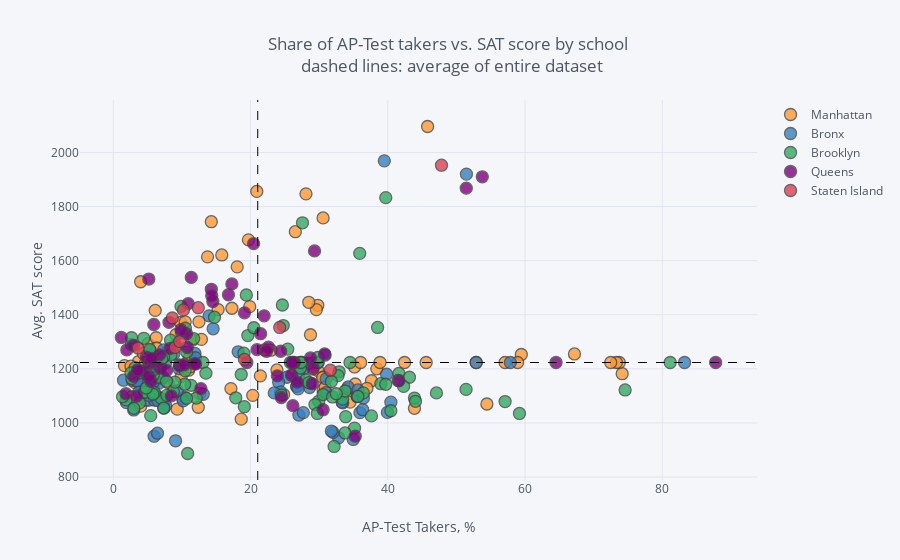

Source (notebook cell):
### Code cell
with warnings.catch_warnings(): # to catch FutureWarning about np.module being used in pandas
    warnings.filterwarnings("ignore",category=FutureWarning)
    combined.iplot(
        x='ap_per',
        y='sat_score',
        categories='boro',
        text="SCHOOL NAME",
        vline= {"x":combined["ap_per"].mean(),
                "color":"#000000",
                "dash": "dash"
               },
        hline={"y":combined["sat_score"].mean(),
               "color":"#000000",
               "dash": "dash"
              },
        xTitle='AP-Test Takers, %',
        yTitle='Avg. SAT score',
        title='Share of AP-Test takers vs. SAT score by school <br> dashed lines: average of entire dataset'
    )

### Figure 1 — Plotly figure (JSON) as saved in the notebook; plotly's stock layout.template omitted (floating-point values rounded to 4 significant figures)
{"data": [{"marker": {"color": "rgba(255, 153, 51, 1.0)", "line": {"width": 1.3}, "opacity": 0.8, "size": 12, "symbol": "circle"}, "mode": "markers", "name": "Manhattan", "text": ["HENRY STREET SCHOOL FOR INTERNATIONAL STUDIES", "UNIVERSITY NEIGHBORHOOD HIGH SCHOOL", "EAST SIDE COMMUNITY SCHOOL", "MARTA VALLE HIGH SCHOOL", "NEW EXPLORATIONS INTO SCIENCE, TECHNOLOGY AND MATH HIGH SCHOOL", "BARD HIGH SCHOOL EARLY COLLEGE", "47 THE AMERICAN SIGN LANGUAGE AND ENGLISH SECONDARY SCHOOL", "FOOD AND FINANCE HIGH SCHOOL", "ESSEX STREET ACADEMY", "HIGH SCHOOL OF HOSPITALITY MANAGEMENT", "PACE HIGH SCHOOL", "URBAN ASSEMBLY SCHOOL OF DESIGN AND CONSTRUCTION, THE", "FACING HISTORY SCHOOL, THE", "URBAN ASSEMBLY ACADEMY OF GOVERNMENT AND LAW, THE", "LOWER MANHATTAN ARTS ACADEMY", "URBAN ASSEMBLY SCHOOL OF BUSINESS FOR YOUNG WOMEN, THE", "GRAMERCY ARTS HIGH SCHOOL", "NYC ISCHOOL", "MANHATTAN BUSINESS ACADEMY", "BUSINESS OF SPORTS SCHOOL", "THE HIGH SCHOOL FOR LANGUAGE AND DIPLOMACY", "HIGH SCHOOL FOR ENVIRONMENTAL STUDIES", "PROFESSIONAL PERFORMING ARTS HIGH SCHOOL", "BARUCH COLLEGE CAMPUS HIGH SCHOOL", "N.Y.C. LAB SCHOOL FOR COLLABORATIVE STUDIES", "N.Y.C. MUSEUM SCHOOL", "ELEANOR ROOSEVELT HIGH SCHOOL", "MILLENNIUM HIGH SCHOOL", "LANDMARK HIGH SCHOOL", "HIGH SCHOOL FOR HEALTH PROFESSIONS AND HUMAN SERVICES", "LEADERSHIP AND PUBLIC SERVICE HIGH SCHOOL", "MANHATTAN ACADEMY FOR ARTS & LANGUAGE", "HUDSON HIGH SCHOOL OF LEARNING TECHNOLOGIES", "INTERNATIONAL HIGH SCHOOL AT UNION SQUARE", "MANHATTAN VILLAGE ACADEMY", "VANGUARD HIGH SCHOOL", "MANHATTAN INTERNATIONAL HIGH SCHOOL", "STUYVESANT HIGH SCHOOL", "HIGH SCHOOL OF ECONOMICS AND FINANCE", "UNITY CENTER FOR URBAN TECHNOLOGIES", "TALENT UNLIMITED HIGH SCHOOL", "MURRY BERGTRAUM HIGH SCHOOL FOR BUSINESS CAREERS", "JACQUELINE KENNEDY ONASSIS HIGH SCHOOL", "REPERTORY COMPANY HIGH SCHOOL FOR THEATRE ARTS", "MANHATTAN BRIDGES HIGH SCHOOL", "NEW DESIGN HIGH SCHOOL", "HIGH SCHOOL FOR DUAL LANGUAGE AND ASIAN STUDIES", "THE URBAN ASSEMBLY NEW YORK HARBOR SCHOOL", "RICHARD R. GREEN HIGH SCHOOL OF TEACHING", "THE HIGH SCHOOL OF FASHION INDUSTRIES", "HUMANITIES PREPARATORY ACADEMY", "CHELSEA CAREER AND TECHNICAL EDUCATION HIGH SCHOOL", "ART AND DESIGN HIGH SCHOOL", "LIFE SCIENCES SECONDARY SCHOOL", "HIGH SCHOOL FOR ARTS, IMAGINATION AND INQUIRY", "URBAN ASSEMBLY SCHOOL FOR MEDIA STUDIES, THE", "THE URBAN ASSEMBLY SCHOOL FOR GREEN CAREERS", "THE GLOBAL LEARNING COLLABORATIVE", "WADLEIGH SECONDARY SCHOOL FOR THE PERFORMING & VISUAL ARTS", "FRANK MCCOURT HIGH SCHOOL", "BEACON HIGH SCHOOL", "FIORELLO H. LAGUARDIA HIGH SCHOOL OF MUSIC & ART AND PERFORMING ARTS", "HIGH SCHOOL FOR LAW, ADVOCACY AND COMMUNITY JUSTICE", "HIGH SCHOOL OF ARTS AND TECHNOLOGY", "MANHATTAN / HUNTER SCIENCE HIGH SCHOOL", "FREDERICK DOUGLASS ACADEMY II SECONDARY SCHOOL", "COALITION SCHOOL FOR SOCIAL CHANGE", "MANHATTAN CENTER FOR SCIENCE AND MATHEMATICS", "PARK EAST HIGH SCHOOL", "CENTRAL PARK EAST HIGH SCHOOL", "YOUNG WOMEN'S LEADERSHIP SCHOOL", "YOUNG WOMEN'S LEADERSHIP SCHOOL", "HERITAGE SCHOOL, THE", "MOTT HALL HIGH SCHOOL", "COLUMBIA SECONDARY SCHOOL FOR MATH, SCIENCE, AND ENGINEERING", "ACADEMY FOR SOCIAL ACTION: A COLLEGE BOARD SCHOOL", "URBAN ASSEMBLY SCHOOL FOR THE PERFORMING ARTS", "FREDERICK DOUGLASS ACADEMY", "THURGOOD MARSHALL ACADEMY FOR LEARNING AND SOCIAL CHANGE", "HIGH SCHOOL FOR MATHEMATICS, SCIENCE AND ENGINEERING AT CITY COLLEGE", "CITY COLLEGE ACADEMY OF THE ARTS", "COMMUNITY HEALTH ACADEMY OF THE HEIGHTS", "WASHINGTON HEIGHTS EXPEDITIONARY LEARNING SCHOOL", "HIGH SCHOOL FOR EXCELLENCE AND INNOVATION", "HIGH SCHOOL FOR INTERNATIONAL BUSINESS AND FINANCE", "HIGH SCHOOL FOR MEDIA AND COMMUNICATIONS", "HIGH SCHOOL FOR LAW AND PUBLIC SERVICE", "HIGH SCHOOL FOR HEALTH CAREERS AND SCIENCES", "A. PHILIP RANDOLPH CAMPUS HIGH SCHOOL", "GREGORIO LUPERON HIGH SCHOOL FOR SCIENCE AND MATHEMATICS"], "textfont": {"color": "#4D5663"}, "type": "scatter", "x": [30.58, 9.898, 3.177, 35.16, 15.81, 20.91, 74.15, 29.8, 37.62, 30.79, 5.072, 22.97, 9.313, 8.013, 38.4, 34.13, 26.07, 29.8, 38.86, 42.44, 52.88, 15.28, 3.984, 18.06, 19.69, 29.59, 30.57, 13.74, 30.65, 11.54, 11.53, 73.73, 57.09, 73.31, 9.79, 29.06, 3.692, 45.8, 12.48, 54.44, 6.11, 5.692, 11.05, 59.46, 12.38, 30.5, 17.28, 1.628, 10.98, 4.378, 67.2, 11.16, 6.25, 6.974, 30.87, 35.25, 45.59, 36.04, 12.6, 58.92, 14.29, 26.53, 23.85, 6.302, 28.48, 2.663, 5.158, 19.88, 36.97, 29.0, 9.131, 28.74, 43.89, 2.582, 27.22, 4, 34.5, 10.48, 6.379, 28.08, 22.02, 24.81, 21.43, 72.49, 17.14, 6.469, 20.32, 4.713, 12.84, 18.64], "y": [1122, 1172, 1149, 1207, 1621, 1856, 1182, 1194, 1156, 1111, 1293, 1269, 1051, 1148, 1200, 1127, 1176, 1435, 1223.0, 1223.0, 1223.0, 1419, 1522, 1577, 1677, 1419, 1758, 1614, 1170, 1306, 1233, 1223.0, 1223.0, 1223.0, 1372, 1199, 1227, 2096, 1374, 1070, 1416, 1240, 1239, 1253, 1058, 1168, 1424, 1212, 1195, 1257, 1255, 1207, 1315, 1236, 1132, 1144, 1223.0, 1223.0, 1109, 1223.0, 1744, 1707, 1196, 1277, 1446, 1096, 1084, 1430, 1128, 1221, 1326, 1326, 1054, 1210, 1223.0, 1062, 1077, 1374, 1202, 1847, 1270, 1105, 1174, 1223.0, 1127, 1098, 1102, 1224, 1309, 1014]}, {"marker": {"color": "rgba(55, 128, 191, 1.0)", "line": {"width": 1.3}, "opacity": 0.8, "size": 12, "symbol": "circle"}, "mode": "markers", "name": "Bronx", "text": ["SOUTH BRONX PREPARATORY: A COLLEGE BOARD SCHOOL", "INTERNATIONAL COMMUNITY HIGH SCHOOL", "COMMUNITY SCHOOL FOR SOCIAL JUSTICE", "MOTT HAVEN VILLAGE PREPARATORY HIGH SCHOOL", "UNIVERSITY HEIGHTS SECONDARY SCHOOL", "HOSTOSsLINCOLN ACADEMY OF SCIENCE", "FOREIGN LANGUAGE ACADEMY OF GLOBAL STUDIES", "BRONX LEADERSHIP ACADEMY II HIGH SCHOOL", "NEW EXPLORERS HIGH SCHOOL", "URBAN ASSEMBLY SCHOOL FOR CAREERS IN SPORTS", "BRONX ACADEMY OF LETTERS", "ALFRED E. SMITH CAREER AND TECHNICAL EDUCATION HIGH SCHOOL", "HEALTH OPPORTUNITIES HIGH SCHOOL", "BRONX STUDIO SCHOOL FOR WRITERS AND ARTISTS", "WOMEN'S ACADEMY OF EXCELLENCE", "RENAISSANCE HIGH SCHOOL FOR MUSICAL THEATER & TECHNOLOGY", "PABLO NERUDA ACADEMY FOR ARCHITECTURE AND WORLD STUDIES", "MILLENNIUM ART ACADEMY", "HOLCOMBE L. RUCKER SCHOOL OF COMMUNITY RESEARCH", "ANTONIA PANTOJA PREPARATORY ACADEMY, A COLLEGE BOARD SCHOOL", "HERBERT H. LEHMAN HIGH SCHOOL", "BRONX BRIDGES HIGH SCHOOL", "FELISA RINCON DE GAUTIER INSTITUTE FOR LAW AND PUBLIC POLICY, THE", "BANANA KELLY HIGH SCHOOL", "BRONX EXPEDITIONARY LEARNING HIGH SCHOOL", "EAGLE ACADEMY FOR YOUNG MEN", "URBAN ASSEMBLY SCHOOL FOR APPLIED MATH AND SCIENCE, THE", "EXIMIUS COLLEGE PREPARATORY ACADEMY: A COLLEGE BOARD SCHOOL", "MOTT HALL BRONX HIGH SCHOOL", "BRONX CENTER FOR SCIENCE AND MATHEMATICS", "VALIDUS PREPARATORY ACADEMY: AN EXPEDITIONARY LEARNING SCHOOL", "LEADERSHIP INSTITUTE", "MORRIS ACADEMY FOR COLLABORATIVE STUDIES", "BRONX EARLY COLLEGE ACADEMY FOR TEACHING & LEARNING", "DREAMYARD PREPARATORY SCHOOL", "ACADEMY FOR LANGUAGE AND TECHNOLOGY", "BRONX INTERNATIONAL HIGH SCHOOL", "SCHOOL FOR EXCELLENCE", "BRONX HIGH SCHOOL OF BUSINESS", "BRONX HIGH SCHOOL FOR MEDICAL SCIENCE", "BRONX SCHOOL FOR LAW, GOVERNMENT AND JUSTICE", "FREDERICK DOUGLASS ACADEMY III SECONDARY SCHOOL", "BRONX LEADERSHIP ACADEMY HIGH SCHOOL", "HIGH SCHOOL FOR VIOLIN AND DANCE", "RIVERDALE / KINGSBRIDGE ACADEMY (MIDDLE SCHOOL / HIGH SCHOOL 141)", "BRONX ENGINEERING AND TECHNOLOGY ACADEMY", "THEATRE ARTS PRODUCTION COMPANY SCHOOL", "THE MARIE CURIE SCHOOL FOR MEDICINE, NURSING, AND HEALTH PROFESSIONS", "WEST BRONX ACADEMY FOR THE FUTURE", "KINGSBRIDGE INTERNATIONAL HIGH SCHOOL", "BRONX SCHOOL OF LAW AND FINANCE", "INTERNATIONAL SCHOOL FOR LIBERAL ARTS", "INsTECH ACADEMY (M.S. / HIGH SCHOOL 368)", "KNOWLEDGE AND POWER PREPARATORY ACADEMY INTERNATIONAL HIGH SCHOOL (KAPPA)", "HIGH SCHOOL FOR TEACHING AND THE PROFESSIONS", "BELMONT PREPARATORY HIGH SCHOOL", "FORDHAM HIGH SCHOOL FOR THE ARTS", "FORDHAM LEADERSHIP ACADEMY FOR BUSINESS AND TECHNOLOGY", "BRONX HIGH SCHOOL FOR LAW AND COMMUNITY SERVICE", "DEWITT CLINTON HIGH SCHOOL", "CELIA CRUZ BRONX HIGH SCHOOL OF MUSIC, THE", "BRONX HIGH SCHOOL OF SCIENCE", "MARBLE HILL HIGH SCHOOL FOR INTERNATIONAL STUDIES", "BRONX THEATRE HIGH SCHOOL", "DISCOVERY HIGH SCHOOL", "HIGH SCHOOL OF AMERICAN STUDIES AT LEHMAN COLLEGE", "BRONX HEALTH SCIENCES HIGH SCHOOL", "BRONX HIGH SCHOOL FOR WRITING AND COMMUNICATION ARTS", "BRONX LAB SCHOOL", "ACADEMY FOR SCHOLARSHIP AND ENTREPRENEURSHIP: A COLLEGE BOARD SCHOOL", "HIGH SCHOOL OF COMPUTERS AND TECHNOLOGY", "COLLEGIATE INSTITUTE FOR MATH AND SCIENCE", "BRONX ACADEMY OF HEALTH CAREERS", "ASTOR COLLEGIATE ACADEMY", "BRONX HIGH SCHOOL FOR THE VISUAL ARTS", "HARRY S TRUMAN HIGH SCHOOL", "NEW WORLD HIGH SCHOOL", "THE BRONXWOOD PREPARATORY ACADEMY", "PELHAM PREPARATORY ACADEMY", "HIGH SCHOOL FOR CONTEMPORARY ARTS", "BRONX AEROSPACE HIGH SCHOOL", "METROPOLITAN HIGH SCHOOL, THE", "EXPLORATIONS ACADEMY", "BRONX LATIN", "EAST BRONX ACADEMY FOR THE FUTURE", "PEACE AND DIVERSITY ACADEMY", "PAN AMERICAN INTERNATIONAL HIGH SCHOOL AT MONROE", "THE CINEMA SCHOOL", "BRONX CAREER AND COLLEGE PREPARATORY HIGH SCHOOL", "HIGH SCHOOL OF WORLD CULTURES", "FANNIE LOU HAMER FREEDOM HIGH SCHOOL", "WINGS ACADEMY", "MONROE ACADEMY FOR VISUAL ARTS & DESIGN"], "textfont": {"color": "#4D5663"}, "type": "scatter", "x": [10.13, 32.83, 40.45, 35.55, 27.75, 11.9, 4.18, 5.976, 4.7, 27.05, 9.55, 1.491, 10.39, 25.81, 5.541, 4.691, 35.94, 7.056, 6.006, 29.87, 11.97, 83.24, 35.55, 28.61, 36.35, 5.818, 2.64, 25.28, 36.45, 13.96, 1.918, 7.391, 28.67, 26.17, 4.298, 5.952, 32.02, 33.43, 6.484, 28.36, 5.898, 4.887, 5.674, 39.95, 9.948, 24.1, 3.244, 2.778, 3.931, 6.439, 4.976, 9.076, 3.552, 39.82, 13.11, 7.617, 33.34, 9.313, 10.19, 8.8, 7.329, 39.5, 18.2, 7.64, 24.39, 51.46, 34.23, 6.635, 26.77, 3.96, 23.46, 14.55, 26.71, 7.229, 5.383, 5.809, 2.985, 31.02, 9.073, 26.94, 31.02, 7.375, 35.64, 30.87, 5.17, 3.463, 31.78, 57.86, 52.88, 34.97, 27.05, 3.717, 27.69], "y": [1090, 945, 1077, 1097, 1201, 1257, 1186, 1103, 1084, 1181, 1201, 1158, 1095, 1223.0, 1171, 1158, 1038, 1164, 1084, 1223.0, 1241, 1223.0, 1099, 1131, 1049, 1134, 1290, 1169, 1092, 1396, 1075, 1081, 1148, 1223.0, 1138, 951, 965, 1074, 1083, 1221, 1224, 1121, 1166, 1039, 1333, 1150, 1190, 1157, 1158, 962, 1182, 934, 1181, 1180, 1106, 1222, 1077, 1119, 1082, 1255, 1270, 1969, 1263, 1064, 1115, 1920, 1133, 1147, 1135, 1141, 1111, 1348, 1135, 1169, 1268, 1151, 1048, 1112, 1288, 1126, 1163, 1055, 1122, 1251, 1102, 1155, 970, 1223.0, 1223.0, 939, 1029, 1114, 1038]}, {"marker": {"color": "rgba(50, 171, 96, 1.0)", "line": {"width": 1.3}, "opacity": 0.8, "size": 12, "symbol": "circle"}, "mode": "markers", "name": "Brooklyn", "text": ["DR. SUSAN S. MCKINNEY SECONDARY SCHOOL OF THE ARTS", "URBAN ASSEMBLY HIGH SCHOOL OF MUSIC AND ART", "BROOKLYN COMMUNITY HIGH SCHOOL OF COMMUNICATION, ARTS AND MEDIA", "SCIENCE SKILLS CENTER HIGH SCHOOL FOR SCIENCE, TECHNOLOGY AND THE CREATIVE ARTS", "BROOKLYN TECHNICAL HIGH SCHOOL", "BROOKLYN INTERNATIONAL HIGH SCHOOL", "THE URBAN ASSEMBLY SCHOOL FOR LAW AND JUSTICE", "ACORN COMMUNITY HIGH SCHOOL", "URBAN ASSEMBLY INSTITUTE OF MATH AND SCIENCE FOR YOUNG WOMEN", "BEDFORD ACADEMY HIGH SCHOOL", "GEORGE WESTINGHOUSE CAREER AND TECHNICAL EDUCATION HIGH SCHOOL", "BENJAMIN BANNEKER ACADEMY", "CITY POLYTECHNIC HIGH SCHOOL OF ENGINEERING, ARCHITECTURE, AND TECHNOLOGY", "JUAN MOREL CAMPOS SECONDARY SCHOOL", "FOUNDATIONS ACADEMY", "BROOKLYN LATIN SCHOOL, THE", "GREEN SCHOOL: AN ACADEMY FOR ENVIRONMENTAL CAREERS", "PROGRESS HIGH SCHOOL FOR PROFESSIONAL CAREERS", "SCHOOL FOR LEGAL STUDIES", "THE HIGH SCHOOL FOR ENTERPRISE, BUSINESS AND TECHNOLOGY", "BROOKLYN PREPARATORY HIGH SCHOOL", "WILLIAMSBURG HIGH SCHOOL FOR ARCHITECTURE AND DESIGN", "WILLIAMSBURG PREPARATORY SCHOOL", "LYONS COMMUNITY SCHOOL", "AUTOMOTIVE HIGH SCHOOL", "FRANCES PERKINS ACADEMY", "EL PUENTE ACADEMY FOR PEACE AND JUSTICE", "BROOKLYN SCHOOL FOR GLOBAL STUDIES", "BROOKLYN SECONDARY SCHOOL FOR COLLABORATIVE STUDIES", "SECONDARY SCHOOL FOR LAW", "SECONDARY SCHOOL FOR JOURNALISM", "PARK SLOPE COLLEGIATE", "SCHOOL FOR INTERNATIONAL STUDIES", "COBBLE HILL SCHOOL OF AMERICAN STUDIES", "BROOKLYN HIGH SCHOOL OF THE ARTS", "SUNSET PARK HIGH SCHOOL", "FREDERICK DOUGLASS ACADEMY IV SECONDARY SCHOOL", "BOYS AND GIRLS HIGH SCHOOL", "BROOKLYN HIGH SCHOOL FOR LAW AND TECHNOLOGY", "THE BROOKLYN ACADEMY OF GLOBAL FINANCE", "ACADEMY FOR COLLEGE PREPARATION AND CAREER EXPLORATION: A COLLEGE BOARD SCHOOL", "ACADEMY OF HOSPITALITY AND TOURISM", "INTERNATIONAL HIGH SCHOOL AT PROSPECT HEIGHTS", "THE HIGH SCHOOL FOR GLOBAL CITIZENSHIP", "SCHOOL FOR HUMAN RIGHTS, THE", "SCHOOL FOR DEMOCRACY AND LEADERSHIP", "HIGH SCHOOL FOR YOUTH AND COMMUNITY DEVELOPMENT AT ERASMUS", "HIGH SCHOOL FOR SERVICE & LEARNING AT ERASMUS", "SCIENCE, TECHNOLOGY AND RESEARCH EARLY COLLEGE HIGH SCHOOL AT ERASMUS", "HIGH SCHOOL FOR PUBLIC SERVICE: HEROES OF TOMORROW", "BROOKLYN ACADEMY OF SCIENCE AND THE ENVIRONMENT", "BROOKLYN SCHOOL FOR MUSIC & THEATRE", "MEDGAR EVERS COLLEGE PREPARATORY SCHOOL", "CLARA BARTON HIGH SCHOOL", "IT TAKES A VILLAGE ACADEMY", "BROOKLYN GENERATION SCHOOL", "BROOKLYN THEATRE ARTS HIGH SCHOOL", "KURT HAHN EXPEDITIONARY LEARNING SCHOOL", "VICTORY COLLEGIATE HIGH SCHOOL", "ARTS & MEDIA PREPARATORY ACADEMY", "HIGH SCHOOL FOR INNOVATION IN ADVERTISING AND MEDIA", "CULTURAL ACADEMY FOR THE ARTS AND SCIENCES", "HIGH SCHOOL FOR MEDICAL PROFESSIONS", "ACADEMY FOR CONSERVATION AND THE ENVIRONMENT", "URBAN ACTION ACADEMY", "EAST NEW YORK FAMILY ACADEMY", "FDNY HIGH SCHOOL FOR FIRE AND LIFE SAFETY", "HIGH SCHOOL FOR CIVIL RIGHTS", "PERFORMING ARTS AND TECHNOLOGY HIGH SCHOOL", "WORLD ACADEMY FOR TOTAL COMMUNITY HEALTH HIGH SCHOOL", "MULTICULTURAL HIGH SCHOOL", "TRANSIT TECH CAREER AND TECHNICAL EDUCATION HIGH SCHOOL", "ACADEMY OF INNOVATIVE TECHNOLOGY", "BROOKLYN LAB SCHOOL", "CYPRESS HILLS COLLEGIATE PREPARATORY SCHOOL", "W. H. MAXWELL CAREER AND TECHNICAL EDUCATION HIGH SCHOOL", "THE SCHOOL FOR CLASSICS: AN ACADEMY OF THINKERS, WRITERS AND PERFORMERS", "NEW UTRECHT HIGH SCHOOL", "HIGH SCHOOL OF TELECOMMUNICATION ARTS AND TECHNOLOGY", "FORT HAMILTON HIGH SCHOOL", "FRANKLIN DELANO ROOSEVELT HIGH SCHOOL", "THE URBAN ASSEMBLY SCHOOL FOR CRIMINAL JUSTICE", "INTERNATIONAL HIGH SCHOOL AT LAFAYETTE", "RACHEL CARSON HIGH SCHOOL FOR COASTAL STUDIES", "HIGH SCHOOL OF SPORTS MANAGEMENT", "ABRAHAM LINCOLN HIGH SCHOOL", "KINGSBOROUGH EARLY COLLEGE SCHOOL", "EDWARD R. MURROW HIGH SCHOOL", "JOHN DEWEY HIGH SCHOOL", "LIFE ACADEMY HIGH SCHOOL FOR FILM AND MUSIC", "EXPEDITIONARY LEARNING SCHOOL FOR COMMUNITY LEADERS", "WILLIAM E. GRADY CAREER AND TECHNICAL EDUCATION HIGH SCHOOL", "BROOKLYN STUDIO SECONDARY SCHOOL", "MIDWOOD HIGH SCHOOL", "JAMES MADISON HIGH SCHOOL", "LEON M. GOLDSTEIN HIGH SCHOOL FOR THE SCIENCES", "BROOKLYN COLLEGE ACADEMY", "BROOKLYN COLLEGIATE: A COLLEGE BOARD SCHOOL", "FREDERICK DOUGLASS ACADEMY VII HIGH SCHOOL", "TEACHERS PREPARATORY HIGH SCHOOL", "ACADEMY FOR ENVIRONMENTAL LEADERSHIP", "EBC HIGH SCHOOL FOR PUBLIC SERVICE–BUSHWICK", "BUSHWICK SCHOOL FOR SOCIAL JUSTICE", "ACADEMY OF URBAN PLANNING", "ALL CITY LEADERSHIP SECONDARY SCHOOL", "BUSHWICK LEADERS HIGH SCHOOL FOR ACADEMIC EXCELLENCE"], "textfont": {"color": "#4D5663"}, "type": "scatter", "x": [3.837, 29.94, 4.545, 10.06, 39.7, 35.16, 6.889, 8.755, 27.51, 11.72, 3.776, 14.75, 38.52, 1.85, 29.79, 27.57, 32.92, 4.682, 3.162, 9.631, 7.0, 6, 5.373, 24.48, 17.85, 74.58, 59.19, 36.45, 18.65, 27.28, 6.548, 32.75, 6.173, 3.771, 19.03, 13.06, 29.39, 1.349, 12.1, 81.15, 11.33, 40.45, 32.18, 5.831, 33.43, 31.78, 5.455, 30.58, 24.77, 25.42, 10.4, 8.981, 24.64, 8.396, 33.78, 38.98, 33.78, 43.89, 39.7, 44.04, 41.62, 43.15, 28.05, 47.09, 42.3, 29.8, 33.87, 2.993, 28.48, 5.789, 10.84, 10.48, 31.94, 32.5, 4.805, 7.797, 41.49, 5.311, 19.61, 8.351, 7.336, 34.5, 37.62, 7.069, 2.703, 5.125, 27.34, 9.871, 10.7, 51.41, 57.09, 13.5, 4.452, 19.39, 10.5, 35.91, 20.48, 2.586, 10.68, 5.83, 35.64, 7.756, 29.73, 19.1, 2.662, 7.359], "y": [1074, 1080, 1114, 1211, 1833, 981, 1206, 1116, 1223.0, 1312, 1189, 1391, 1353, 1085, 1223.0, 1740, 1189, 1114, 1204, 1215, 1090, 1112, 1187, 1103, 1093, 1122, 1035, 1111, 1179, 1203, 1169, 1175, 1212, 1185, 1258, 1223.0, 1068, 1097, 1092, 1223.0, 1139, 1045, 913, 1176, 1088, 1153, 1027, 1105, 1360, 1273, 1143, 1151, 1436, 1251, 963, 1145, 1118, 1092, 1143, 1080, 1183, 1169, 1159, 1111, 1135, 1242, 1023, 1054, 1149, 1106, 887, 1193, 1096, 1108, 1129, 1102, 1157, 1272, 1323, 1306, 1244, 1223.0, 1026, 1237, 1164, 1226, 1223.0, 1431, 1262, 1124, 1079, 1184, 1313, 1473, 1350, 1627, 1352, 1185, 1091, 1196, 1098, 1154, 1035, 1060, 1315, 1055]}, {"marker": {"color": "rgba(128, 0, 128, 1.0)", "line": {"width": 1.3}, "opacity": 0.8, "size": 12, "symbol": "circle"}, "mode": "markers", "name": "Queens", "text": ["ACADEMY OF FINANCE AND ENTERPRISE", "HIGH SCHOOL OF APPLIED COMMUNICATION", "CIVIC LEADERSHIP ACADEMY", "PAN AMERICAN INTERNATIONAL HIGH SCHOOL", "BARD HIGH SCHOOL EARLY COLLEGE II", "NEWTOWN HIGH SCHOOL", "GROVER CLEVELAND HIGH SCHOOL", "MIDDLE COLLEGE HIGH SCHOOL AT LAGUARDIA COMMUNITY COLLEGE", "INTERNATIONAL HIGH SCHOOL AT LAGUARDIA COMMUNITY COLLEGE", "HIGH SCHOOL FOR ARTS AND BUSINESS", "ROBERT F. WAGNER, JR. SECONDARY SCHOOL FOR ARTS AND TECHNOLOGY", "QUEENS VOCATIONAL AND TECHNICAL HIGH SCHOOL", "AVIATION CAREER & TECHNICAL EDUCATION HIGH SCHOOL", "QUEENS SCHOOL OF INQUIRY, THE", "FLUSHING INTERNATIONAL HIGH SCHOOL", "EASTsWEST SCHOOL OF INTERNATIONAL STUDIES", "WORLD JOURNALISM PREPARATORY: A COLLEGE BOARD SCHOOL", "JOHN BOWNE HIGH SCHOOL", "FLUSHING HIGH SCHOOL", "TOWNSEND HARRIS HIGH SCHOOL", "ROBERT F. KENNEDY COMMUNITY HIGH SCHOOL", "BENJAMIN N. CARDOZO HIGH SCHOOL", "FRANCIS LEWIS HIGH SCHOOL", "MARTIN VAN BUREN HIGH SCHOOL", "BAYSIDE HIGH SCHOOL", "QUEENS HIGH SCHOOL OF TEACHING, LIBERAL ARTS AND THE SCIENCES", "FREDERICK DOUGLASS ACADEMY VI HIGH SCHOOL", "CHANNEL VIEW SCHOOL FOR RESEARCH", "QUEENS HIGH SCHOOL FOR INFORMATION, RESEARCH, AND TECHNOLOGY", "ROBERT H. GODDARD HIGH SCHOOL OF COMMUNICATION ARTS AND TECHNOLOGY", "ACADEMY OF MEDICAL TECHNOLOGY: A COLLEGE BOARD SCHOOL", "SCHOLARS' ACADEMY", "AUGUST MARTIN HIGH SCHOOL", "RICHMOND HILL HIGH SCHOOL", "JOHN ADAMS HIGH SCHOOL", "HIGH SCHOOL FOR CONSTRUCTION TRADES, ENGINEERING AND ARCHITECTURE", "YORK EARLY COLLEGE ACADEMY", "QUEENS COLLEGIATE: A COLLEGE BOARD SCHOOL", "HILLSIDE ARTS & LETTERS ACADEMY", "FOREST HILLS HIGH SCHOOL", "HILLCREST HIGH SCHOOL", "THOMAS A. EDISON CAREER AND TECHNICAL EDUCATION HIGH SCHOOL", "QUEENS GATEWAY TO HEALTH SCIENCES SECONDARY SCHOOL", "QUEENS METROPOLITAN HIGH SCHOOL", "QUEENS HIGH SCHOOL FOR THE SCIENCES AT YORK COLLEGE", "HIGH SCHOOL FOR LAW ENFORCEMENT AND PUBLIC SAFETY", "YOUNG WOMEN'S LEADERSHIP SCHOOL, QUEENS", "QUEENS PREPARATORY ACADEMY", "PATHWAYS COLLEGE PREPARATORY SCHOOL: A COLLEGE BOARD SCHOOL", "EXCELSIOR PREPARATORY HIGH SCHOOL", "GEORGE WASHINGTON CARVER HIGH SCHOOL FOR THE SCIENCES", "PREPARATORY ACADEMY FOR WRITERS: A COLLEGE BOARD SCHOOL", "CAMBRIA HEIGHTS ACADEMY", "MATHEMATICS, SCIENCE RESEARCH AND TECHNOLOGY MAGNET HIGH SCHOOL", "HUMANITIES & ARTS MAGNET HIGH SCHOOL", "YOUNG WOMEN'S LEADERSHIP SCHOOL, ASTORIA", "ACADEMY FOR CAREERS IN TELEVISION AND FILM", "WILLIAM CULLEN BRYANT HIGH SCHOOL", "LONG ISLAND CITY HIGH SCHOOL", "FRANK SINATRA SCHOOL OF THE ARTS HIGH SCHOOL", "INFORMATION TECHNOLOGY HIGH SCHOOL", "NEWCOMERS HIGH SCHOOL", "ACADEMY OF AMERICAN STUDIES", "BACCALAUREATE SCHOOL FOR GLOBAL EDUCATION"], "textfont": {"color": "#4D5663"}, "type": "scatter", "x": [22.62, 11.86, 28.74, 35.25, 20.45, 6.765, 9.667, 25.96, 26.17, 23.91, 21.47, 1.974, 5.906, 21.98, 30.58, 20.95, 10.92, 4.809, 10.41, 53.77, 10.68, 17.28, 16.79, 2.971, 14.51, 10.79, 29.0, 6.761, 41.62, 22.32, 24.48, 5.179, 1.846, 5.493, 4.135, 9.848, 26.39, 24.39, 64.51, 19.12, 7.767, 8.126, 11.37, 19.46, 51.44, 3.545, 1.176, 3.401, 5.225, 29.13, 2.954, 8.457, 87.77, 5.34, 26.83, 26.07, 30.79, 8.251, 11.99, 14.29, 5.562, 12.77, 14.35, 29.32], "y": [1280, 1219, 1240, 951, 1663, 1203, 1211, 1177, 1064, 1174, 1330, 1270, 1364, 1396, 1049, 1271, 1441, 1243, 1216, 1910, 1330, 1514, 1474, 1172, 1449, 1279, 1145, 1252, 1156, 1265, 1094, 1532, 1108, 1154, 1192, 1345, 1223.0, 1265, 1223.0, 1407, 1194, 1372, 1538, 1223.0, 1868, 1196, 1316, 1099, 1173, 1202, 1287, 1100, 1223.0, 1220, 1151, 1223.0, 1255, 1275, 1218, 1494, 1239, 1127, 1470, 1636]}, {"marker": {"color": "rgba(219, 64, 82, 1.0)", "line": {"width": 1.3}, "opacity": 0.8, "size": 12, "symbol": "circle"}, "mode": "markers", "name": "Staten Island", "text": ["CSI HIGH SCHOOL FOR INTERNATIONAL STUDIES", "GAYNOR MCCOWN EXPEDITIONARY LEARNING SCHOOL", "THE MICHAEL J. PETRIDES SCHOOL", "NEW DORP HIGH SCHOOL", "PORT RICHMOND HIGH SCHOOL", "CURTIS HIGH SCHOOL", "TOTTENVILLE HIGH SCHOOL", "SUSAN E. WAGNER HIGH SCHOOL", "RALPH R. MCKEE CAREER AND TECHNICAL EDUCATION HIGH SCHOOL", "STATEN ISLAND TECHNICAL HIGH SCHOOL"], "textfont": {"color": "#4D5663"}, "type": "scatter", "x": [24.25, 31.62, 12.39, 3.612, 9.019, 9.679, 10.22, 8.603, 19.12, 47.83], "y": [1353, 1195, 1426, 1277, 1279, 1301, 1418, 1388, 1235, 1953]}], "layout": {"legend": {"bgcolor": "#F5F6F9", "font": {"color": "#4D5663"}}, "paper_bgcolor": "#F5F6F9", "plot_bgcolor": "#F5F6F9", "shapes": [{"line": {"color": "#000000", "dash": "dash", "width": 1}, "type": "line", "x0": 0, "x1": 1, "xref": "paper", "y0": 1223.0, "y1": 1223.0, "yref": "y"}, {"line": {"color": "#000000", "dash": "dash", "width": 1}, "type": "line", "x0": 21.05, "x1": 21.05, "xref": "x", "y0": 0, "y1": 1, "yref": "paper"}], "title": "Share of AP-Test takers vs. SAT score by school <br> dashed lines: average of entire dataset", "titlefont": {"color": "#4D5663"}, "xaxis": {"gridcolor": "#E1E5ED", "showgrid": true, "tickfont": {"color": "#4D5663"}, "title": "AP-Test Takers, %", "titlefont": {"color": "#4D5663"}, "zerolinecolor": "#E1E5ED"}, "yaxis": {"gridcolor": "#E1E5ED", "showgrid": true, "tickfont": {"color": "#4D5663"}, "title": "Avg. SAT score", "titlefont": {"color": "#4D5663"}, "zerolinecolor": "#E1E5ED"}}}
